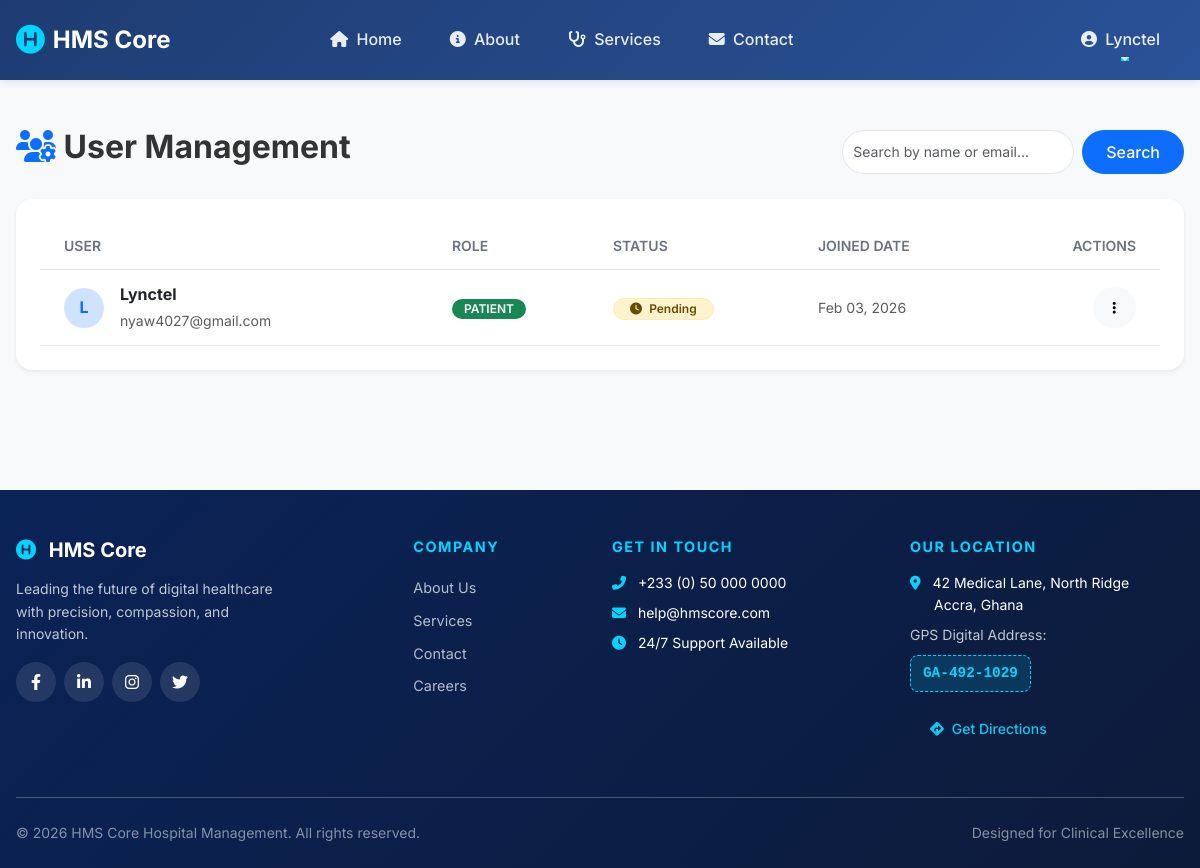
The app's page /manager/users/ (signed in) with its own data.
### accounts/models.py (models this page shows, shortened)
class User(AbstractUser):
    ROLE_CHOICES = (
        ('doctor', 'Doctor'),
        ('patient', 'Patient'),
        ('cashier', 'Cashier'),
        ('manager', 'Manager'),
        ('staff', 'Staff'),
        ('pharmacist', 'Pharmacist'), # Added this so your dashboard logic makes sense
        ('lab_tech', 'Lab Technician'),
    )
    role = models.CharField(max_length=20, choices=ROLE_CHOICES, default='patient')
    phone_number = models.CharField(max_length=15, blank=True, null=True)
    address = models.TextField(blank=True, null=True)
    date_of_birth = models.DateField(blank=True, null=True)
    profile_picture = models.ImageField(upload_to='profile_pics/', blank=True, null=True)
    created_at = models.DateTimeField(auto_now_add=True)
    updated_at = models.DateTimeField(auto_now=True)
    class Meta:
        ordering = ['-created_at']

### accounts/views.py (the view)
# urls.py: path('manager/users/', views.manage_users, name='manage_users'),
@login_required
def manage_users(request):
    if not (request.user.is_superuser or request.user.role == 'manager'):
        return redirect('dashboard')
    query = request.GET.get('search', '')
    users = User.objects.all().order_by('-date_joined')
    if query:
        users = users.filter(username__icontains=query) | users.filter(email__icontains=query)
    return render(request, 'manager/manage_users.html', {'users': users})

### templates/manager/manage_users.html (shortened to what this page needs)
{% extends 'shared/base.html' %}
{% block content %}
<div class="container py-5">
    <div class="d-flex justify-content-between align-items-center mb-4">
        <h2 class="fw-bold"><i class="fas fa-users-cog text-primary"></i> User Management</h2>
        <form class="d-flex" method="GET">
            <input class="form-control me-2 rounded-pill" type="search" name="search" placeholder="Search by name or email..." value="{{ request.GET.search }}">
            <button class="btn btn-primary rounded-pill px-4" type="submit">Search</button>
        </form>
    </div>
    <div class="card border-0 shadow-sm rounded-4 overflow-hidden">
        <div class="table-responsive">
            <table class="table table-hover align-middle mb-0">
                <thead class="bg-light">
                    <tr>
                        <th class="ps-4">User</th>
                        <th>Role</th>
                        <th>Status</th>
                        <th>Joined Date</th>
                        <th class="text-end pe-4">Actions</th>
                    </tr>
                </thead>
                <tbody>
                    {% for u in users %}
                    <tr>
                        <td class="ps-4">
                            <div class="d-flex align-items-center">
                                <div class="avatar-sm me-3 bg-primary-subtle text-primary rounded-circle d-flex align-items-center justify-content-center fw-bold" style="width: 40px; height: 40px;">
                                    {{ u.username|first|upper }}
                                </div>
                                <div>
                                    <span class="d-block fw-bold text-dark">{{ u.get_full_name|default:u.username }}</span>
                                    <span class="text-muted small">{{ u.email }}</span>
                                </div>
                            </div>
                        </td>
                        <td>
                            <span class="badge {% if u.role == 'doctor' %}bg-info{% elif u.role == 'manager' %}bg-dark{% elif u.role == 'patient' %}bg-success{% else %}bg-secondary{% endif %} rounded-pill">
                                {{ u.role|upper|default:"NONE" }}
                            </span>
                        </td>
                        <td>
                            {% if not u.is_active %}
                                <span class="badge bg-danger rounded-pill">
                                    <i class="fas fa-user-slash me-1"></i> Deactivated
                                </span>
                            {% elif u.profile.is_verified %}
                                <span class="badge bg-success-subtle text-success border border-success-subtle rounded-pill px-3">
                                    <i class="fas fa-check-circle me-1"></i> Verified
                                </span>
                            {% else %}
                                <span class="badge bg-warning-subtle text-warning border border-warning-subtle rounded-pill px-3">
                                    <i class="fas fa-clock me-1"></i> Pending
                                </span>
                            {% endif %}
                        </td>
                        <td class="text-muted small">{{ u.date_joined|date:"M d, Y" }}</td>
                        <td class="text-end pe-4">
                            <div class="dropdown">
                                <button class="btn btn-light btn-sm rounded-pill" data-bs-toggle="dropdown">
                                    <i class="fas fa-ellipsis-v"></i>
                                </button>
                            </div>
                        </td>
                    </tr>
                    {% endfor %}
                </tbody>
            </table>
        </div>
    </div>
</div>
{% endblock %}

### templates/shared/base.html (shortened to what this page needs)
<!DOCTYPE html>
<html lang="en">
<head>
    {% load static %}
    <link href="https://cdn.jsdelivr.net/npm/bootstrap@5.3.0/dist/css/bootstrap.min.css" rel="stylesheet">
    <link rel="stylesheet" href="https://cdnjs.cloudflare.com/ajax/libs/font-awesome/6.4.0/css/all.min.css">
    <link rel="stylesheet" href="{% static 'css/style.css' %}">
</head>
<body>
    <nav class="navbar navbar-expand-lg navbar-dark">
        <div class="container">
            <a class="navbar-brand" href="{% url 'home' %}">
                <i class="fas fa-hospital-symbol"></i>
                HMS Core
            </a>
            <div class="collapse navbar-collapse" id="navbarNav">
                <ul class="navbar-nav mx-auto">
                    <li class="nav-item">
                        <a class="nav-link" href="{% url 'home' %}">
                            <i class="fas fa-home me-1"></i> Home
                        </a>
                    </li>
                    <li class="nav-item">
                        <a class="nav-link" href="{% url 'about' %}">
                            <i class="fas fa-info-circle me-1"></i> About
                        </a>
                    </li>
                    <li class="nav-item">
                        <a class="nav-link" href="{% url 'services' %}">
                            <i class="fas fa-stethoscope me-1"></i> Services
                        </a>
                    </li>
                    <li class="nav-item">
                        <a class="nav-link" href="{% url 'contact' %}">
                            <i class="fas fa-envelope me-1"></i> Contact
                        </a>
                    </li>
                </ul>
                <ul class="navbar-nav ms-auto align-items-lg-center">
                    {% if user.is_authenticated %}
                        <li class="nav-item dropdown">
                            <a class="nav-link dropdown-toggle" href="#" role="button" data-bs-toggle="dropdown" aria-expanded="false">
                                <i class="fas fa-user-circle me-1"></i>
                                {{ user.get_full_name|default:user.username }}
                            </a>
                        </li>
                    {% endif %}
                </ul>
            </div>
        </div>
    </nav>
    <main>
        {% block content %}{% endblock %}
    </main>
    <footer class="custom-footer pt-5 pb-4 mt-5">
        <div class="container">
            <div class="row g-4">
                <div class="col-lg-3 col-md-6">
                    <h5 class="fw-bold mb-3">
                        <i class="fas fa-hospital-symbol me-2" style="color: var(--accent-color);"></i>
                        HMS Core
                    </h5>
                    <p class="small opacity-75">
                        Leading the future of digital healthcare with precision, compassion, and innovation.
                    </p>
                    <div class="d-flex gap-2 mt-3">
                        <a href="#" class="social-circle" aria-label="Facebook">
                            <i class="fab fa-facebook-f"></i>
                        </a>
                        <a href="#" class="social-circle" aria-label="LinkedIn">
                            <i class="fab fa-linkedin-in"></i>
                        </a>
                        <a href="#" class="social-circle" aria-label="Instagram">
                            <i class="fab fa-instagram"></i>
                        </a>
                        <a href="#" class="social-circle" aria-label="Twitter">
                            <i class="fab fa-twitter"></i>
                        </a>
                    </div>
                </div>
                <div class="col-lg-2 col-md-6 offset-lg-1">
                    <h6 class="footer-heading">Company</h6>
                    <ul class="list-unstyled">
                        <li><a href="{% url 'about' %}" class="footer-link">About Us</a></li>
                        <li><a href="{% url 'services' %}" class="footer-link">Services</a></li>
                        <li><a href="{% url 'contact' %}" class="footer-link">Contact</a></li>
                        <li><a href="#" class="footer-link">Careers</a></li>
                    </ul>
                </div>
                <div class="col-lg-3 col-md-6">
                    <h6 class="footer-heading">Get In Touch</h6>
                    <p class="small mb-2">
                        <i class="fas fa-phone-alt me-2" style="color: var(--accent-color);"></i>
                        +233 (0) 50 000 0000
                    </p>
                    <p class="small mb-2">
                        <i class="fas fa-envelope me-2" style="color: var(--accent-color);"></i>
                        help@hmscore.com
                    </p>
                    <p class="small mb-0">
                        <i class="fas fa-clock me-2" style="color: var(--accent-color);"></i>
                        24/7 Support Available
                    </p>
                </div>
                <div class="col-lg-3 col-md-6">
                    <h6 class="footer-heading">Our Location</h6>
                    <p class="small mb-2">
                        <i class="fas fa-map-marker-alt me-2" style="color: var(--accent-color);"></i>
                        42 Medical Lane, North Ridge<br>
                        <span class="ms-4">Accra, Ghana</span>
                    </p>
                    <div class="mb-3">
                        <span class="small d-block mb-2 opacity-75">GPS Digital Address:</span>
                        <div class="gps-badge">GA-492-1029</div>
                    </div>
                    <a href="https://www.google.com/maps/search/?api=1&query=Accra+Ghana"
                       target="_blank"
                       class="btn btn-sm btn-outline-info rounded-pill">
                        <i class="fas fa-directions me-1"></i> Get Directions
                    </a>
                </div>
            </div>
            <hr class="mt-5 mb-4 border-light opacity-10">
            <div class="row align-items-center">
                <div class="col-md-6 text-center text-md-start">
                    <p class="small opacity-50 mb-0">
                        &copy; 2026 HMS Core Hospital Management. All rights reserved.
                    </p>
                </div>
                <div class="col-md-6 text-center text-md-end">
                    <p class="small opacity-50 mb-0">
                        Designed for Clinical Excellence
                    </p>
                </div>
            </div>
        </div>
    </footer>
</body>
</html>

### records on screen
User: get_full_name "Lynctel", username|first "L", email "nyaw4027@gmail.com", role "PATIENT", is_active True (drawn), date_joined "Feb 03, 2026"
